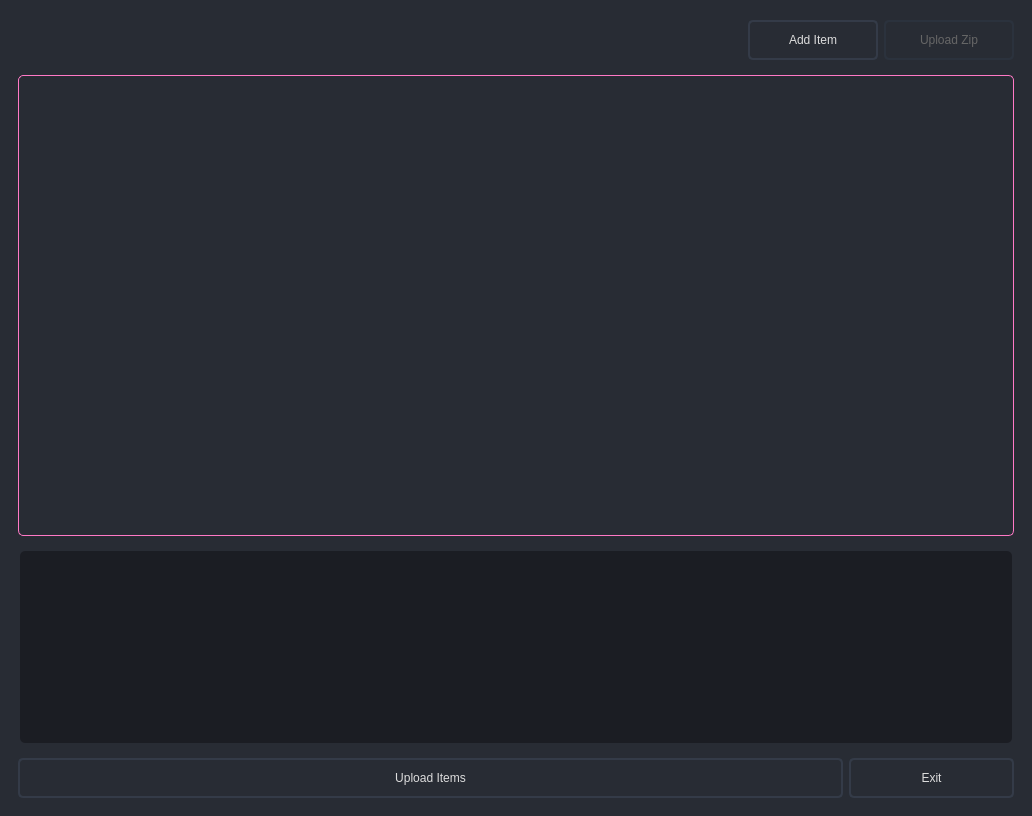
<?xml version="1.0" encoding="UTF-8"?>
<ui version="4.0">
 <class>Upload_Window</class>
 <widget class="QMainWindow" name="Upload_Window">
  <property name="windowModality">
   <enum>Qt::WindowModal</enum>
  </property>
  <property name="geometry">
   <rect>
    <x>0</x>
    <y>0</y>
    <width>1032</width>
    <height>816</height>
   </rect>
  </property>
  <property name="sizePolicy">
   <sizepolicy hsizetype="Preferred" vsizetype="Preferred">
    <horstretch>0</horstretch>
    <verstretch>0</verstretch>
   </sizepolicy>
  </property>
  <property name="windowTitle">
   <string>Upload</string>
  </property>
  <property name="styleSheet">
   <string notr="true">

QWidget{
	color: rgb(221, 221, 221);
	background-color: rgba(40,44,52,255);
	font: 10pt &quot;Segoe UI&quot;;
}

/* /////////////////////////////////////////////////////////////////////////////////////////////////
Tooltip */
QToolTip {
	color: #ffffff;
	background-color: rgba(33, 37, 43, 180);
	border: 1px solid rgb(44, 49, 58);
	background-image: none;
	background-position: left center;
    background-repeat: no-repeat;
	border: none;
	border-left: 2px solid rgb(255, 121, 198);
	text-align: left;
	padding-left: 8px;
	margin: 0px;
}


/* /////////////////////////////////////////////////////////////////////////////////////////////////
QTableWidget */
QTableWidget {	
	background-color: transparent;
	padding: 10px;
	border-radius: 5px;
	gridline-color: rgb(44, 49, 58);
	border-bottom: 1px solid rgb(44, 49, 60);
}
QTableWidget::item{
	border-color: rgb(44, 49, 60);
	padding-left: 5px;
	padding-right: 5px;
	gridline-color: rgb(44, 49, 60);
}
QTableWidget::item:selected{
	background-color: rgb(189, 147, 249);
}
QHeaderView::section{
	background-color: rgb(33, 37, 43);
	max-width: 30px;
	border: 1px solid rgb(44, 49, 58);
	border-style: none;
    border-bottom: 1px solid rgb(44, 49, 60);
    border-right: 1px solid rgb(44, 49, 60);
}
QTableWidget::horizontalHeader {	
	background-color: rgb(33, 37, 43);
}
QHeaderView::section:horizontal
{
    border: 1px solid rgb(33, 37, 43);
	background-color: rgb(33, 37, 43);
	padding: 3px;
	border-top-left-radius: 7px;
    border-top-right-radius: 7px;
}
QHeaderView::section:vertical
{
    border: 1px solid rgb(44, 49, 60);
}

/* /////////////////////////////////////////////////////////////////////////////////////////////////
LineEdit */
QLineEdit {
	background-color: rgb(33, 37, 43);
	border-radius: 5px;
	border: 2px solid rgb(33, 37, 43);
	padding-left: 10px;
	selection-color: rgb(255, 255, 255);
	selection-background-color: rgb(255, 121, 198);
}
QLineEdit:hover {
	border: 2px solid rgb(64, 71, 88);
}
QLineEdit:focus {
	border: 2px solid rgb(91, 101, 124);
}

/* /////////////////////////////////////////////////////////////////////////////////////////////////
PlainTextEdit */
QPlainTextEdit {
	background-color: rgb(27, 29, 35);
	border-radius: 5px;
	padding: 10px;
	selection-color: rgb(255, 255, 255);
	selection-background-color: rgb(255, 121, 198);
}
QPlainTextEdit  QScrollBar:vertical {
    width: 8px;
 }
QPlainTextEdit  QScrollBar:horizontal {
    height: 8px;
 }
QPlainTextEdit:hover {
	border: 2px solid rgb(64, 71, 88);
}
QPlainTextEdit:focus {
	border: 2px solid rgb(91, 101, 124);
}

/* /////////////////////////////////////////////////////////////////////////////////////////////////
ScrollBars */
QScrollBar:horizontal {
    border: none;
    background: rgb(52, 59, 72);
    height: 8px;
    margin: 0px 21px 0 21px;
	border-radius: 0px;
}
QScrollBar::handle:horizontal {
    background: rgb(189, 147, 249);
    min-width: 25px;
	border-radius: 4px
}
QScrollBar::add-line:horizontal {
    border: none;
    background: rgb(55, 63, 77);
    width: 20px;
	border-top-right-radius: 4px;
    border-bottom-right-radius: 4px;
    subcontrol-position: right;
    subcontrol-origin: margin;
}
QScrollBar::sub-line:horizontal {
    border: none;
    background: rgb(55, 63, 77);
    width: 20px;
	border-top-left-radius: 4px;
    border-bottom-left-radius: 4px;
    subcontrol-position: left;
    subcontrol-origin: margin;
}
QScrollBar::up-arrow:horizontal, QScrollBar::down-arrow:horizontal
{
     background: none;
}
QScrollBar::add-page:horizontal, QScrollBar::sub-page:horizontal
{
     background: none;
}
 QScrollBar:vertical {
	border: none;
    background: rgb(52, 59, 72);
    width: 8px;
    margin: 21px 0 21px 0;
	border-radius: 0px;
 }
 QScrollBar::handle:vertical {	
	background: rgb(189, 147, 249);
    min-height: 25px;
	border-radius: 4px
 }
 QScrollBar::add-line:vertical {
     border: none;
    background: rgb(55, 63, 77);
     height: 20px;
	border-bottom-left-radius: 4px;
    border-bottom-right-radius: 4px;
     subcontrol-position: bottom;
     subcontrol-origin: margin;
 }
 QScrollBar::sub-line:vertical {
	border: none;
    background: rgb(55, 63, 77);
     height: 20px;
	border-top-left-radius: 4px;
    border-top-right-radius: 4px;
     subcontrol-position: top;
     subcontrol-origin: margin;
 }
 QScrollBar::up-arrow:vertical, QScrollBar::down-arrow:vertical {
     background: none;
 }

 QScrollBar::add-page:vertical, QScrollBar::sub-page:vertical {
     background: none;
 }

/* /////////////////////////////////////////////////////////////////////////////////////////////////
CheckBox */
QCheckBox::indicator {
    border: 3px solid rgb(52, 59, 72);
	width: 15px;
	height: 15px;
	border-radius: 10px;
    background: rgb(44, 49, 60);
}
QCheckBox::indicator:hover {
    border: 3px solid rgb(58, 66, 81);
}
QCheckBox::indicator:checked {
    background: 3px solid rgb(52, 59, 72);
	border: 3px solid rgb(52, 59, 72);	
	background-image: url(:/icons/images/icons/cil-check-alt.png);
}

/* /////////////////////////////////////////////////////////////////////////////////////////////////
RadioButton */
QRadioButton::indicator {
    border: 3px solid rgb(52, 59, 72);
	width: 15px;
	height: 15px;
	border-radius: 10px;
    background: rgb(44, 49, 60);
}
QRadioButton::indicator:hover {
    border: 3px solid rgb(58, 66, 81);
}
QRadioButton::indicator:checked {
    background: 3px solid rgb(94, 106, 130);
	border: 3px solid rgb(52, 59, 72);	
}

/* /////////////////////////////////////////////////////////////////////////////////////////////////
ComboBox */
QComboBox{
	background-color: rgb(27, 29, 35);
	border-radius: 5px;
	border: 2px solid rgb(33, 37, 43);
	padding: 5px;
	padding-left: 10px;
}
QComboBox:hover{
	border: 2px solid rgb(64, 71, 88);
}
QComboBox::drop-down {
	subcontrol-origin: padding;
	subcontrol-position: top right;
	width: 25px; 
	border-left-width: 3px;
	border-left-color: rgba(39, 44, 54, 150);
	border-left-style: solid;
	border-top-right-radius: 3px;
	border-bottom-right-radius: 3px;	
	background-image: url(:/icons/images/icons/cil-arrow-bottom.png);
	background-position: center;
	background-repeat: no-reperat;
 }
QComboBox QAbstractItemView {
	color: rgb(255, 121, 198);	
	background-color: rgb(33, 37, 43);
	padding: 10px;
	selection-background-color: rgb(39, 44, 54);
}

/* /////////////////////////////////////////////////////////////////////////////////////////////////
Sliders */
QSlider::groove:horizontal {
    border-radius: 5px;
    height: 10px;
	margin: 0px;
	background-color: rgb(52, 59, 72);
}
QSlider::groove:horizontal:hover {
	background-color: rgb(55, 62, 76);
}
QSlider::handle:horizontal {
    background-color: rgb(189, 147, 249);
    border: none;
    height: 10px;
    width: 10px;
    margin: 0px;
	border-radius: 5px;
}
QSlider::handle:horizontal:hover {
    background-color: rgb(195, 155, 255);
}
QSlider::handle:horizontal:pressed {
    background-color: rgb(255, 121, 198);
}

QSlider::groove:vertical {
    border-radius: 5px;
    width: 10px;
    margin: 0px;
	background-color: rgb(52, 59, 72);
}
QSlider::groove:vertical:hover {
	background-color: rgb(55, 62, 76);
}
QSlider::handle:vertical {
    background-color: rgb(189, 147, 249);
	border: none;
    height: 10px;
    width: 10px;
    margin: 0px;
	border-radius: 5px;
}
QSlider::handle:vertical:hover {
    background-color: rgb(195, 155, 255);
}
QSlider::handle:vertical:pressed {
    background-color: rgb(255, 121, 198);
}

/* /////////////////////////////////////////////////////////////////////////////////////////////////
CommandLinkButton */
QCommandLinkButton {	
	color: rgb(255, 121, 198);
	border-radius: 5px;
	padding: 5px;
}
QCommandLinkButton:hover {	
	color: rgb(255, 170, 255);
	background-color: rgb(44, 49, 60);
}
QCommandLinkButton:pressed {	
	color: rgb(189, 147, 249);
	background-color: rgb(52, 58, 71);
}
/* QGroupBox */
QGroupBox { border: 1px solid  rgb(255, 121, 198); border-radius: 5px; margin-top: 0.5em; }
QGroupBox::title { subcontrol-origin: margin; left: 10px; padding: 0 3px 0 3px; }
QGroupBox::title { color: rgb(161, 110, 235); }



</string>
  </property>
  <property name="tabShape">
   <enum>QTabWidget::Rounded</enum>
  </property>
  <property name="unifiedTitleAndToolBarOnMac">
   <bool>false</bool>
  </property>
  <widget class="QWidget" name="centralwidget">
   <property name="styleSheet">
    <string notr="true">/* /////////////////////////////////////////////////////////////////////////////////////////////////
Button */
#centralwidget QPushButton {
	border: 2px solid rgb(52, 59, 72);
	border-radius: 5px;	
	background-color: rgba(40,44,52,255);
}
#centralwidget QPushButton:hover {
	background-color: rgb(57, 65, 80);
	border: 2px solid rgb(61, 70, 86);
}
#centralwidget QPushButton:pressed {	
	background-color: rgb(35, 40, 49);
	border: 2px solid rgb(43, 50, 61);
}
#centralwidget QPushButton:disabled {	
    color: #666666;
	border: 2px solid rgb(43, 50, 61);
}</string>
   </property>
   <layout class="QVBoxLayout" name="verticalLayout" stretch="0,5,2,0">
    <item alignment="Qt::AlignRight|Qt::AlignTop">
     <widget class="QWidget" name="widget" native="true">
      <property name="sizePolicy">
       <sizepolicy hsizetype="Expanding" vsizetype="Expanding">
        <horstretch>0</horstretch>
        <verstretch>0</verstretch>
       </sizepolicy>
      </property>
      <layout class="QHBoxLayout" name="horizontalLayout">
       <property name="topMargin">
        <number>11</number>
       </property>
       <property name="bottomMargin">
        <number>0</number>
       </property>
       <item>
        <widget class="QPushButton" name="add_item_btn">
         <property name="minimumSize">
          <size>
           <width>130</width>
           <height>40</height>
          </size>
         </property>
         <property name="maximumSize">
          <size>
           <width>130</width>
           <height>40</height>
          </size>
         </property>
         <property name="text">
          <string>Add Item</string>
         </property>
         <property name="checkable">
          <bool>false</bool>
         </property>
         <property name="checked">
          <bool>false</bool>
         </property>
        </widget>
       </item>
       <item>
        <widget class="QPushButton" name="upload_zip_btn">
         <property name="enabled">
          <bool>false</bool>
         </property>
         <property name="minimumSize">
          <size>
           <width>130</width>
           <height>40</height>
          </size>
         </property>
         <property name="maximumSize">
          <size>
           <width>130</width>
           <height>40</height>
          </size>
         </property>
         <property name="text">
          <string>Upload Zip</string>
         </property>
        </widget>
       </item>
      </layout>
     </widget>
    </item>
    <item>
     <widget class="QWidget" name="widget_2" native="true">
      <property name="sizePolicy">
       <sizepolicy hsizetype="Expanding" vsizetype="Expanding">
        <horstretch>0</horstretch>
        <verstretch>0</verstretch>
       </sizepolicy>
      </property>
      <layout class="QVBoxLayout" name="verticalLayout_2">
       <item>
        <widget class="QFrame" name="preview_frame">
         <property name="styleSheet">
          <string notr="true">#preview_frame.QFrame{
 border: 1px solid  rgb(255, 121, 198); border-radius: 5px; margin-top: 0.5em; 
} </string>
         </property>
         <property name="frameShape">
          <enum>QFrame::StyledPanel</enum>
         </property>
         <property name="frameShadow">
          <enum>QFrame::Raised</enum>
         </property>
        </widget>
       </item>
      </layout>
     </widget>
    </item>
    <item>
     <widget class="QWidget" name="widget_4" native="true">
      <property name="minimumSize">
       <size>
        <width>0</width>
        <height>0</height>
       </size>
      </property>
      <layout class="QVBoxLayout" name="verticalLayout_3">
       <property name="spacing">
        <number>0</number>
       </property>
       <property name="leftMargin">
        <number>11</number>
       </property>
       <property name="topMargin">
        <number>0</number>
       </property>
       <property name="rightMargin">
        <number>11</number>
       </property>
       <property name="bottomMargin">
        <number>0</number>
       </property>
       <item>
        <widget class="QPlainTextEdit" name="upload_console">
         <property name="font">
          <font>
           <family>Segoe UI</family>
           <pointsize>-1</pointsize>
           <italic>false</italic>
           <bold>false</bold>
          </font>
         </property>
         <property name="styleSheet">
          <string notr="true">font-size: 16px;</string>
         </property>
         <property name="frameShape">
          <enum>QFrame::Panel</enum>
         </property>
         <property name="documentTitle">
          <string/>
         </property>
         <property name="readOnly">
          <bool>true</bool>
         </property>
         <property name="plainText">
          <string/>
         </property>
         <property name="cursorWidth">
          <number>1</number>
         </property>
         <property name="backgroundVisible">
          <bool>true</bool>
         </property>
         <property name="centerOnScroll">
          <bool>false</bool>
         </property>
        </widget>
       </item>
      </layout>
     </widget>
    </item>
    <item>
     <widget class="QWidget" name="widget_3" native="true">
      <layout class="QHBoxLayout" name="horizontalLayout_2" stretch="5,1">
       <item>
        <widget class="QPushButton" name="upload_btn">
         <property name="minimumSize">
          <size>
           <width>0</width>
           <height>40</height>
          </size>
         </property>
         <property name="maximumSize">
          <size>
           <width>16777215</width>
           <height>40</height>
          </size>
         </property>
         <property name="text">
          <string>Upload Items</string>
         </property>
        </widget>
       </item>
       <item>
        <widget class="QPushButton" name="cancel_btn">
         <property name="minimumSize">
          <size>
           <width>0</width>
           <height>40</height>
          </size>
         </property>
         <property name="maximumSize">
          <size>
           <width>16777215</width>
           <height>40</height>
          </size>
         </property>
         <property name="text">
          <string>Exit</string>
         </property>
        </widget>
       </item>
      </layout>
     </widget>
    </item>
   </layout>
  </widget>
 </widget>
 <resources/>
 <connections/>
</ui>
